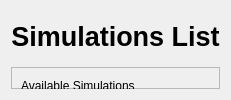
          <widget class="QWidget" name="page_simulationList">
           <layout class="QVBoxLayout" name="verticalLayout_11">
            <item>
             <widget class="QLabel" name="lbl_page_coder_2">
              <property name="minimumSize">
               <size>
                <width>0</width>
                <height>50</height>
               </size>
              </property>
              <property name="maximumSize">
               <size>
                <width>16777215</width>
                <height>50</height>
               </size>
              </property>
              <property name="font">
               <font>
                <pointsize>20</pointsize>
                <bold>true</bold>
               </font>
              </property>
              <property name="text">
               <string>Simulations List</string>
              </property>
              <property name="alignment">
               <set>Qt::AlignmentFlag::AlignCenter</set>
              </property>
             </widget>
            </item>
            <item>
             <widget class="QFrame" name="frame_2">
              <property name="frameShape">
               <enum>QFrame::Shape::StyledPanel</enum>
              </property>
              <property name="frameShadow">
               <enum>QFrame::Shadow::Raised</enum>
              </property>
              <widget class="QLabel" name="label_6">
               <property name="geometry">
                <rect>
                 <x>10</x>
                 <y>10</y>
                 <width>143</width>
                 <height>18</height>
                </rect>
               </property>
               <property name="text">
                <string>Available Simulations</string>
               </property>
              </widget>
              <widget class="QListWidget" name="listW_simulations">
               <property name="geometry">
                <rect>
                 <x>10</x>
                 <y>34</y>
                 <width>256</width>
                 <height>192</height>
                </rect>
               </property>
               <property name="palette">
                <palette>
                 <active>
                  <colorrole role="Base">
                   <brush brushstyle="SolidPattern">
                    <color alpha="255">
                     <red>87</red>
                     <green>227</green>
                     <blue>137</blue>
                    </color>
                   </brush>
                  </colorrole>
                 </active>
                 <inactive>
                  <colorrole role="Base">
                   <brush brushstyle="SolidPattern">
                    <color alpha="255">
                     <red>87</red>
                     <green>227</green>
                     <blue>137</blue>
                    </color>
                   </brush>
                  </colorrole>
                 </inactive>
                 <disabled/>
                </palette>
               </property>
               <property name="resizeMode">
                <enum>QListView::ResizeMode::Fixed</enum>
               </property>
              </widget>
              <widget class="QWidget" name="layoutWidget">
               <property name="geometry">
                <rect>
                 <x>30</x>
                 <y>280</y>
                 <width>168</width>
                 <height>28</height>
                </rect>
               </property>
               <layout class="QHBoxLayout" name="horizontalLayout_6">
                <item>
                 <widget class="QPushButton" name="pBtn_simulation_add">
                  <property name="text">
                   <string>Export</string>
                  </property>
                 </widget>
                </item>
                <item>
                 <widget class="QPushButton" name="pBtn_simulation_delete">
                  <property name="text">
                   <string>Delete</string>
                  </property>
                 </widget>
                </item>
               </layout>
              </widget>
             </widget>
            </item>
           </layout>
          </widget>
